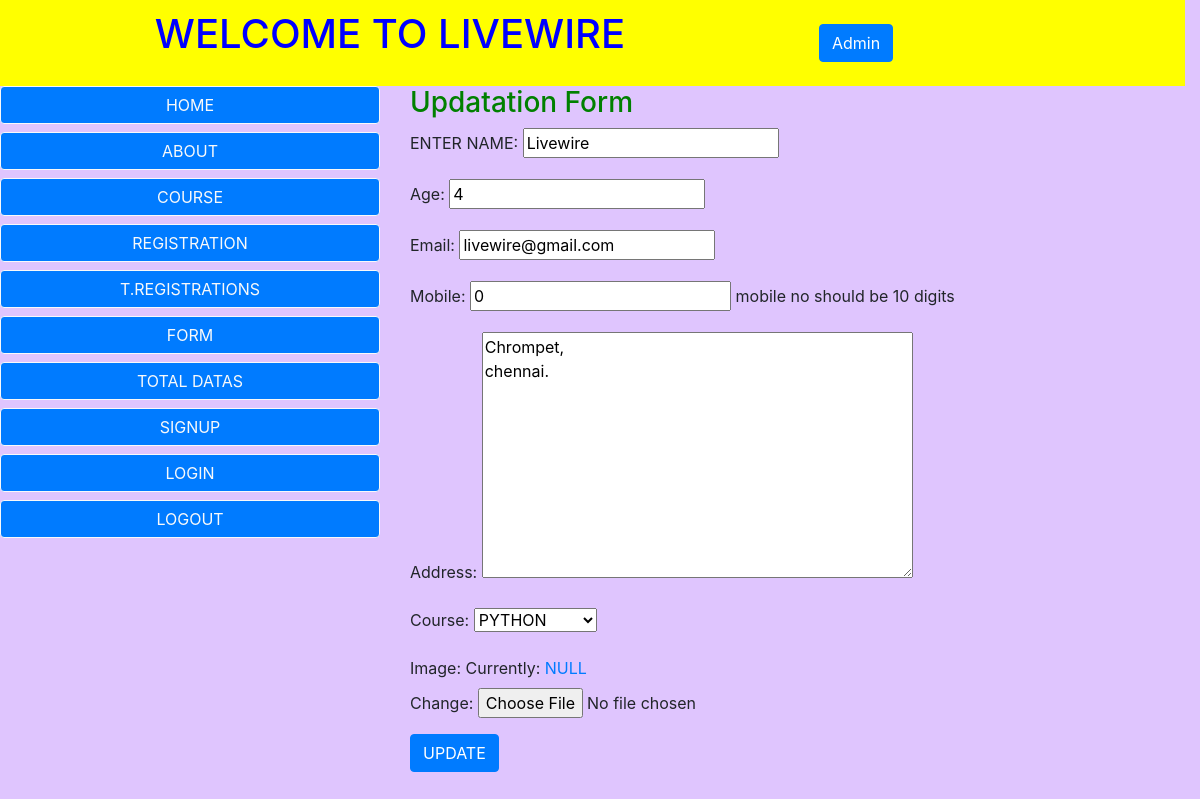
Page /update/4/ (signed in) on the committed database.
### app1/models.py (models this page shows)
class jana(models.Model):
    name=models.CharField(max_length=10,verbose_name='ENTER NAME')
    age=models.IntegerField()
    email=models.EmailField()
    mobile=models.BigIntegerField(default=0,help_text='mobile no should be 10 digits')
    address=models.TextField(default='chennai')
    course=models.CharField(default='python',max_length=20,choices=[('python','PYTHON'),
                                                   ('java','JAVA'),
                                                   ('c','C'),
                                                   ('web design','WEB DESIGN')])
    datetime=models.DateTimeField(auto_now=True)
    image=models.ImageField(default='NULL')

### app1/views.py (the view)
# urls.py: path('update/<id>/',updatepage,name='update'),
@login_required()
def updatepage(req,id):
    data = get_object_or_404(jana, pk=id)
    frm=regisform(req.POST or None,instance=data)
    if req.method=='POST':
        frm.save()
        return redirect('/read/')
    return render(req,'update.html',{'myform':frm})

### app1/forms.py
class regisform(ModelForm):
    class Meta:
        model=jana
        fields='__all__'

### Templates/update.html (shortened to what this page needs)
{% extends 'home.html' %}
{% block content %}
<h3>Updatation Form</h3>
<form method="post">
{{myform.as_p}}
<input type="submit" value="UPDATE" class="btn btn-primary">
</form>
{% endblock %}

### app1/static/external.css (style rules this page uses)
h3 { color:green; }

### Templates/home.html (style rules this page uses)
body { background-color:#DFC5FE; }

### rows in the picture
jana: name "Livewire", age "4", email "livewire@gmail.com", mobile "0", address "Chrompet, chennai.", course "PYTHON"
